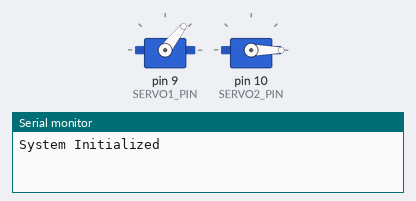
The sketch below on a simulated Arduino Uno, built with avr-gcc and run on an emulated ATmega328P. Shown: 2 × servo, the last lines printed to the serial monitor.

Above: at 1.05 s.
At 4.55 s:
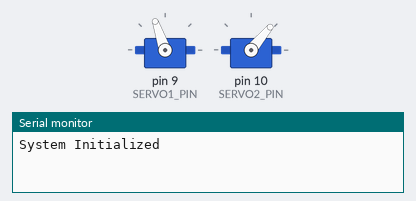
At 8.05 s:
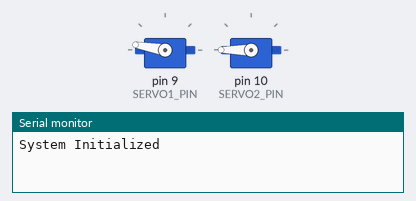
At 15.15 s:
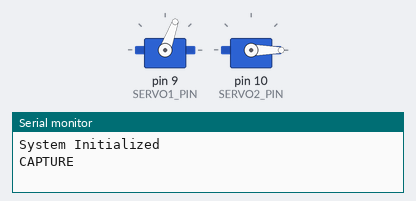
Timing chart, 0 to 22.2 s (numbered marks = the images above):
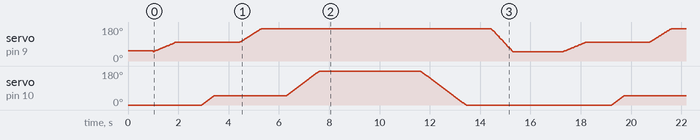

The sketch:

mainpageturner.ino
```cpp
/*
  multi_motor_loop_smooth.ino
  ----------------------------------------
  - 2 Servo motors (servo1, servo2)
  - 1 DC motor (constant low-speed clockwise)
  - Serial signal "CAPTURE" to trigger Python screenshot or camera

  Wiring:
  - Servo1 signal -> Pin 9
  - Servo2 signal -> Pin 10
  - DC motor DIR  -> Pin 4
  - DC motor PWM  -> Pin 3 (PWM)
  - Common ground between Arduino, servo power, and DC motor driver
*/

#include <Servo.h>

// ---------- CONFIG ----------
const uint8_t SERVO1_PIN = 9;
const uint8_t SERVO2_PIN = 10;

const uint8_t DC_DIR_PIN  = 4;   // H-bridge direction (HIGH = CW)
const uint8_t DC_PWM_PIN  = 3;   // PWM control pin

const int DC_SPEED = 100;            // (0–255) low speed
const int SERVO_STEP_DELAY = 10;     // ms per degree for smooth motion (used by servo2)
const int LOOP_DELAY_MS = 1000;      // delay between cycles (ms)

// NEW: desired time (ms) to move servo1 across its travel (used to compute uniform step delay)
const int SERVO1_MOVE_TIME_MS = 900; // total ms for full ~180° travel (adjust to taste)
// ----------------------------

Servo servo1;
Servo servo2;

// Function for smooth servo movement (unchanged — still used for servo2)
void smoothMove(Servo &servo, int fromPos, int toPos, int stepDelay) {
  if (fromPos < toPos) {
    for (int pos = fromPos; pos <= toPos; pos++) {
      servo.write(pos);
      delay(stepDelay);
    }
  } else {
    for (int pos = fromPos; pos >= toPos; pos--) {
      servo.write(pos);
      delay(stepDelay);
    }
  }
}

// NEW: move servo1 with uniform speed regardless of angle distance
void smoothMoveTimed(Servo &servo, int fromPos, int toPos, int totalMoveMs) {
  int delta = abs(toPos - fromPos);
  if (delta == 0) return;
  // compute delay per degree (at least 1 ms)
  int stepDelay = totalMoveMs / delta;
  if (stepDelay < 1) stepDelay = 1;

  if (fromPos < toPos) {
    for (int pos = fromPos; pos <= toPos; pos++) {
      servo.write(pos);
      delay(stepDelay);
    }
  } else {
    for (int pos = fromPos; pos >= toPos; pos--) {
      servo.write(pos);
      delay(stepDelay);
    }
  }
}

void setup() {
  Serial.begin(9600);

  // Attach servos
  servo1.attach(SERVO1_PIN);
  servo2.attach(SERVO2_PIN);

  // Set initial positions
  servo1.write(55);
  servo2.write(0);
  delay(1000);

  // DC motor setup
  pinMode(DC_DIR_PIN, OUTPUT);
  pinMode(DC_PWM_PIN, OUTPUT);

  // Start DC motor clockwise at low speed
  digitalWrite(DC_DIR_PIN, HIGH);
  analogWrite(DC_PWM_PIN, DC_SPEED);

  Serial.println("System Initialized");
}

void loop() {
  smoothMoveTimed(servo1, 50, 100, SERVO1_MOVE_TIME_MS);
  delay(1000);

  smoothMove(servo2, 0, 50, SERVO_STEP_DELAY);
  delay(1000);

  smoothMoveTimed(servo1, 100, 170, SERVO1_MOVE_TIME_MS);
  delay(1000);

  smoothMove(servo2, 50, 180, SERVO_STEP_DELAY);
  delay(1000);

  Serial.println("CAPTURE");  // Python listens for this message
  delay(3000);

  smoothMove(servo2, 180,0, SERVO_STEP_DELAY);
  delay(1000);

  smoothMoveTimed(servo1, 170, 50, SERVO1_MOVE_TIME_MS);
  delay(1000);


  delay(LOOP_DELAY_MS);
  }
```
